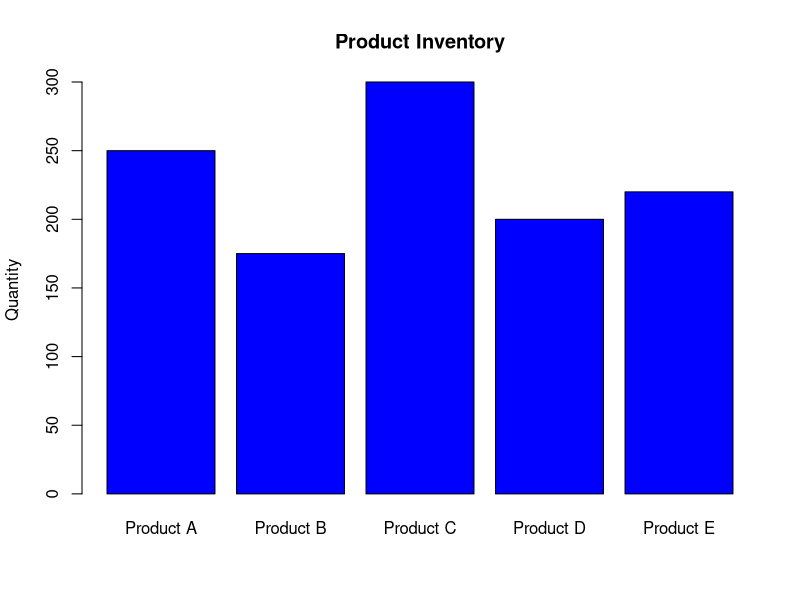

Source code (R):
inventory_data <- data.frame(
  Product_ID = 1:5,
  Product_Name = c("Product A", "Product B", "Product C", "Product D", "Product E"),
  Quantity_Available = c(250, 175, 300, 200, 220)
)

print(inventory_data)  # Check data
barplot(inventory_data$Quantity_Available, 
        names.arg = inventory_data$Product_Name, 
        main = "Product Inventory", ylab = "Quantity", col = "blue")
